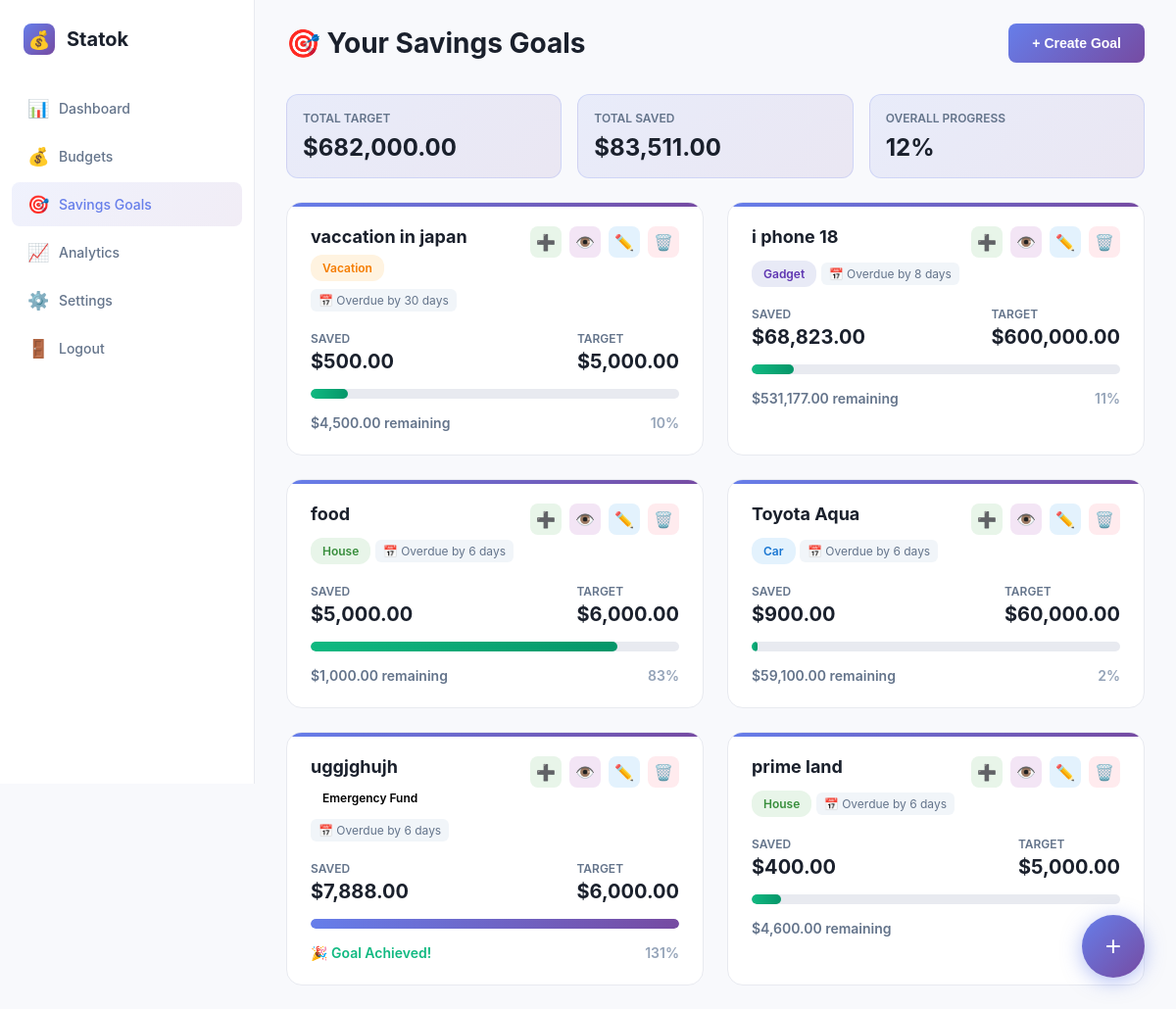
Page /public/savings.php (signed in) on the committed database.
### tables this page shows
CREATE TABLE savings_goals (
    id INTEGER PRIMARY KEY AUTOINCREMENT,
    user_id INTEGER NOT NULL,
    name TEXT NOT NULL,
    target_amount REAL NOT NULL,
    current_amount REAL DEFAULT 0,
    deadline TEXT,
    category TEXT NOT NULL,
    description TEXT,
    created_date TEXT NOT NULL,
    FOREIGN KEY (user_id) REFERENCES users(id) ON DELETE CASCADE
);

### public/savings.php (the view, shortened to what this page needs)
<?php
$user_id = $_SESSION['user_id'];
try {
    $db = new PDO('sqlite:' .__DIR__ . '/../db/database.db');
    $db->setAttribute(PDO::ATTR_ERRMODE, PDO::ERRMODE_EXCEPTION);
} catch(PDOException $e) {
    die("Connection failed: " . $e->getMessage());
}
$db->exec('CREATE TABLE IF NOT EXISTS savings_goals (
    id INTEGER PRIMARY KEY AUTOINCREMENT,
    user_id INTEGER NOT NULL,
    name TEXT NOT NULL,
    target_amount REAL NOT NULL,
    current_amount REAL DEFAULT 0,
    deadline TEXT,
    category TEXT NOT NULL,
    description TEXT,
    created_date TEXT NOT NULL,
    FOREIGN KEY (user_id) REFERENCES users(id) ON DELETE CASCADE
)');
$db->exec('CREATE TABLE IF NOT EXISTS savings_transactions (
    id INTEGER PRIMARY KEY AUTOINCREMENT,
    goal_id INTEGER NOT NULL,
    amount REAL NOT NULL,
    transaction_type TEXT NOT NULL,
    description TEXT,
    date TEXT NOT NULL,
    FOREIGN KEY (goal_id) REFERENCES savings_goals(id) ON DELETE CASCADE
)');
$stmt = $db->prepare('
    SELECT * FROM savings_goals
    WHERE user_id = :uid
    ORDER BY created_date DESC
');
$stmt->execute([':uid' => $user_id]);
$goals = $stmt->fetchAll(PDO::FETCH_ASSOC);
?>
<!DOCTYPE html>
<html lang="en">
<head>
</head>
<body>
    <aside class="sidebar">
        <div class="logo">
            <div class="logo-icon">💰</div>
            <div class="logo-text">Statok</div>
        </div>
        <ul class="nav-menu">
            <li class="nav-item">
                <a href="dashboard.php" class="nav-link">
                    <span class="nav-icon">📊</span>
                    Dashboard
                </a>
            </li>
            <li class="nav-item">
                <a href="budgets.php" class="nav-link">
                    <span class="nav-icon">💰</span>
                    Budgets
                </a>
            </li>
            <li class="nav-item">
                <a href="savings.php" class="nav-link active">
                    <span class="nav-icon">🎯</span>
                    Savings Goals
                </a>
            </li>
            <li class="nav-item">
                <a href="nalytics.php" class="nav-link">
                    <span class="nav-icon">📈</span>
                    Analytics
                </a>
            </li>
            <li class="nav-item">
                <a href="setting.php" class="nav-link">
                    <span class="nav-icon">⚙️</span>
                    Settings
                </a>
            </li>
            <li class="nav-item">
                <a href="logout.php" class="nav-link">
                    <span class="nav-icon">🚪</span>
                    Logout
                </a>
            </li>
        </ul>
    </aside>
    <main class="main-content">
        <div class="top-bar">
            <div class="page-title">🎯 Your Savings Goals</div>
            <button class="btn btn-primary" onclick="openModal('createGoal')">
                + Create Goal
            </button>
        </div>
        <?php if (count($goals) > 0):
            $totalTarget = array_sum(array_column($goals, 'target_amount'));
            $totalSaved = array_sum(array_column($goals, 'current_amount'));
            $overallProgress = $totalTarget > 0 ? ($totalSaved / $totalTarget) * 100 : 0;
        ?>
        <div class="stats-row">
            <div class="stat-card">
                <div class="stat-label">Total Target</div>
                <div class="stat-value">$<?php echo number_format($totalTarget, 2); ?></div>
            </div>
            <div class="stat-card">
                <div class="stat-label">Total Saved</div>
                <div class="stat-value">$<?php echo number_format($totalSaved, 2); ?></div>
            </div>
            <div class="stat-card">
                <div class="stat-label">Overall Progress</div>
                <div class="stat-value"><?php echo round($overallProgress); ?>%</div>
            </div>
        </div>
        <div class="goals-grid">
            <?php foreach ($goals as $goal):
                $percentage = $goal['target_amount'] > 0 ? ($goal['current_amount'] / $goal['target_amount']) * 100 : 0;
                $remaining = $goal['target_amount'] - $goal['current_amount'];
                $isComplete = $percentage >= 100;
                $catClass = 'cat-' . strtolower(str_replace([' ', '&'], '', $goal['category']));
                $daysRemaining = null;
                $isUrgent = false;
                if ($goal['deadline']) {
                    $deadline = new DateTime($goal['deadline']);
                    $today = new DateTime();
                    $diff = $today->diff($deadline);
                    $daysRemaining = $diff->days;
                    if ($deadline < $today) {
                        $daysRemaining = -$daysRemaining;
                    }
                    $isUrgent = $daysRemaining <= 30 && $daysRemaining >= 0;
                }
            ?>
            <div class="goal-card">
                <div class="goal-header">
                    <div class="goal-info">
                        <h3><?php echo htmlspecialchars($goal['name']); ?></h3>
                        <span class="category-badge <?php echo $catClass; ?>"><?php echo htmlspecialchars($goal['category']); ?></span>
                        <?php if ($goal['deadline']): ?>
                        <div class="deadline-badge <?php echo $isUrgent ? 'deadline-urgent' : ''; ?>">
                            📅 <?php
                                if ($daysRemaining < 0) {
                                    echo 'Overdue by ' . abs($daysRemaining) . ' days';
                                } elseif ($daysRemaining == 0) {
                                    echo 'Due today';
                                } else {
                                    echo $daysRemaining . ' days left';
                                }
                            ?>
                        </div>
                        <?php endif; ?>
                    </div>
                    <div class="goal-actions">
                        <button class="btn-mini btn-add" onclick="openAddTransaction(<?php echo $goal['id']; ?>)" title="Add Transaction">➕</button>
                        <button class="btn-mini btn-view" onclick="window.location.href='?view=<?php echo $goal['id']; ?>'" title="View Transactions">👁️</button>
                        <button class="btn-mini btn-edit" onclick="window.location.href='?edit=<?php echo $goal['id']; ?>'" title="Edit">✏️</button>
                        <form method="POST" style="display: inline;" onsubmit="return confirm('Delete this goal and all its transactions?');">
                            <button type="submit" class="btn-mini btn-delete" title="Delete">🗑️</button>
                        </form>
                    </div>
                </div>
                <div class="goal-amounts">
                    <div class="amount-item">
                        <span class="amount-label">Saved</span>
                        <span class="amount-value">$<?php echo number_format($goal['current_amount'], 2); ?></span>
                    </div>
                    <div class="amount-item">
                        <span class="amount-label">Target</span>
                        <span class="amount-value">$<?php echo number_format($goal['target_amount'], 2); ?></span>
                    </div>
                </div>
                <div class="progress-bar">
                    <div class="progress-fill <?php echo $isComplete ? 'progress-complete' : ''; ?>" style="width: <?php echo min($percentage, 100); ?>%"></div>
                </div>
                <div class="goal-status">
                    <span class="<?php echo $isComplete ? 'status-complete' : 'status-remaining'; ?>">
                        <?php if ($isComplete): ?>
                            🎉 Goal Achieved!
                        <?php else: ?>
                            $<?php echo number_format($remaining, 2); ?> remaining
                        <?php endif; ?>
                    </span>
                    <span style="color: #94a3b8;"><?php echo round($percentage); ?>%</span>
                </div>
            </div>
            <?php endforeach; ?>
        </div>
        <?php endif; ?>
    </main>
    <button class="fab" onclick="openModal('createGoal')" title="Create New Goal">+</button>
</body>
</html>

### rows in the picture
savings_goals: name "vaccation in japan", category "Vacation", deadline "30", current_amount "500.00", target_amount "5,000.00", remaining "4,500.00", percentage "10"
savings_goals: name "i phone 18", category "Gadget", deadline "8", current_amount "68,823.00", target_amount "600,000.00", remaining "531,177.00", percentage "11"
savings_goals: name "food", category "House", deadline "6", current_amount "5,000.00", target_amount "6,000.00", remaining "1,000.00", percentage "83"
savings_goals: name "Toyota Aqua", category "Car", deadline "6", current_amount "900.00", target_amount "60,000.00", remaining "59,100.00", percentage "2"
savings_goals: name "uggjghujh", category "Emergency Fund", deadline "6", current_amount "7,888.00", target_amount "6,000.00", shows "🎉 Goal Achieved!", percentage "131"
savings_goals: name "prime land", category "House", deadline "6", current_amount "400.00", target_amount "5,000.00", remaining "4,600.00"

### other values in the picture
$totalTarget "682,000.00"
$totalSaved "83,511.00"
$overallProgress "12"
